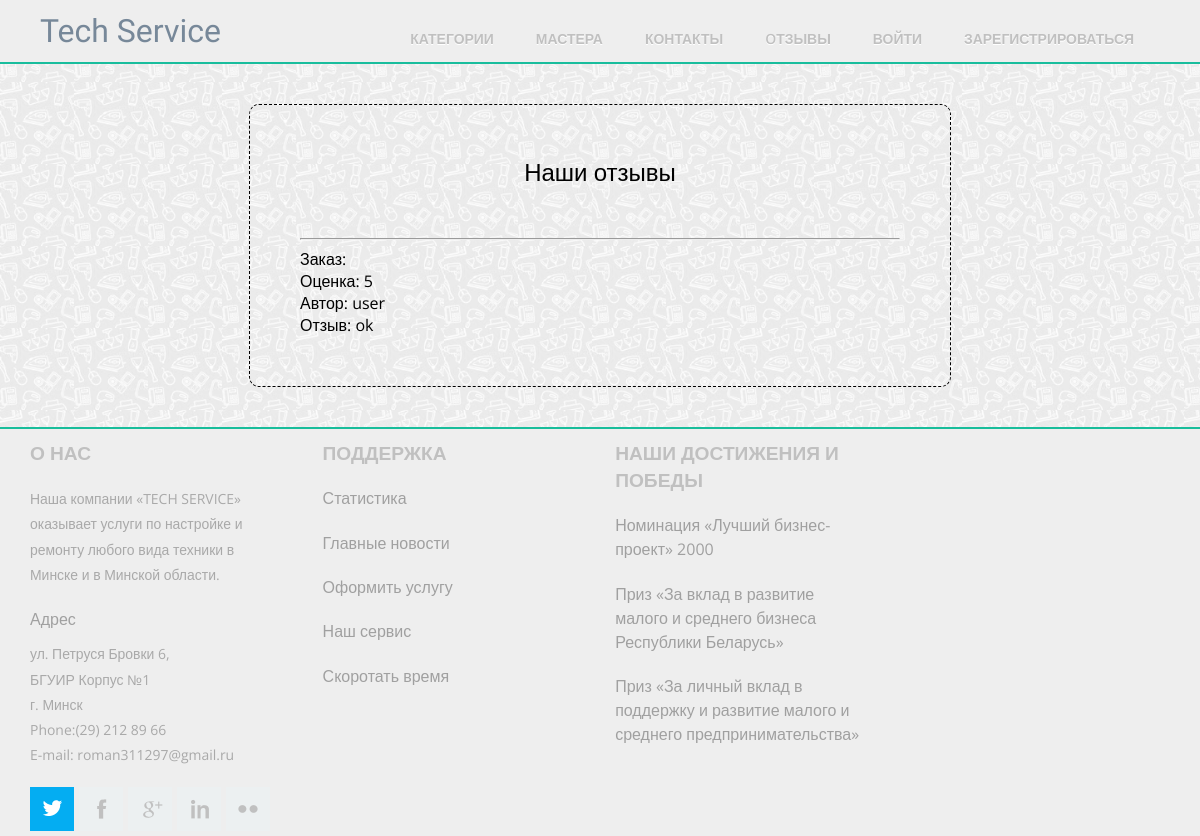
The app's page /feedback/, older data.
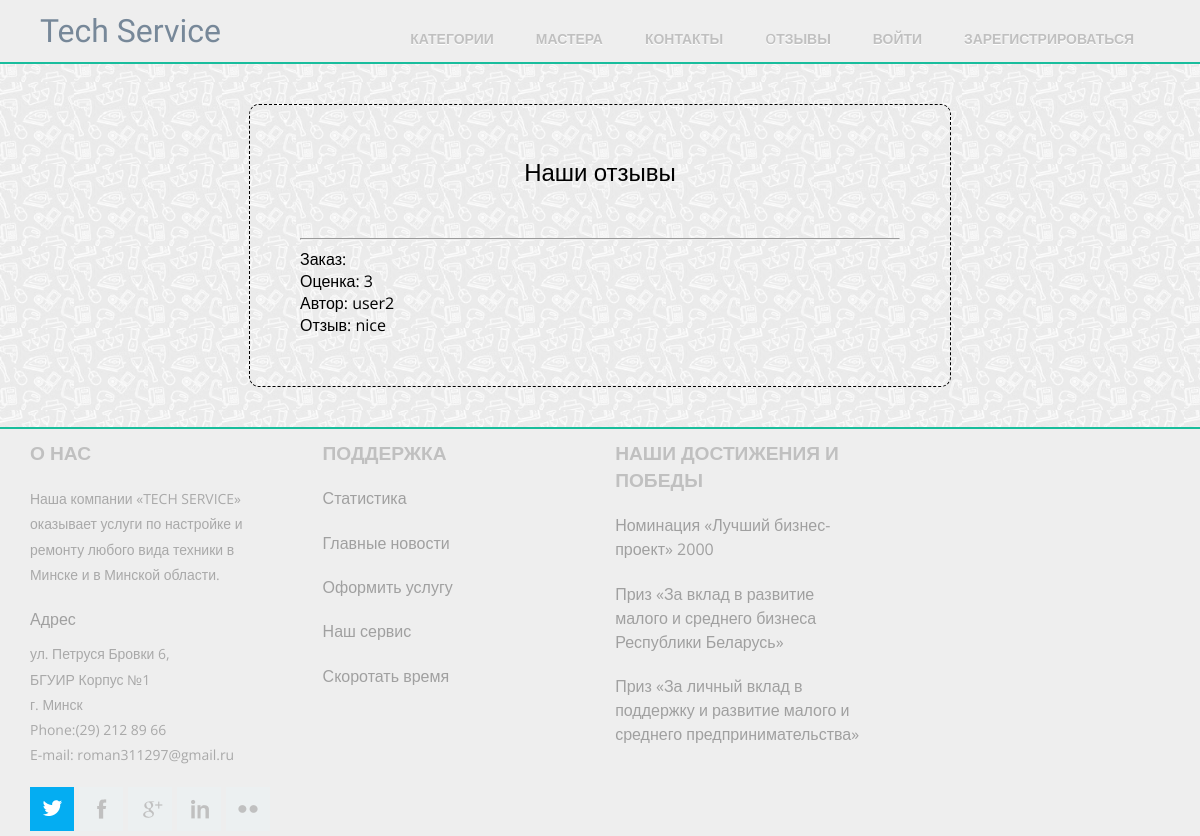
The same page, newer data.
### master_office/models.py (models this page shows, shortened)
class Order(models.Model):
    client = models.ForeignKey(User, on_delete=models.CASCADE)
    status = models.IntegerField(default=0)
    price = models.FloatField()
    begin_date = models.DateTimeField(auto_now=True)
    end_date = models.DateTimeField(blank=True, null=True)
    expected_date = models.DateTimeField(blank=True, null=True)
    rating = models.IntegerField(default=0, blank=True, null=True)
    feedback = models.TextField(blank=True, null=True)

### mainApp/views.py (the view)
# urls.py: url(r'^feedback/$', views.get_feedback, name="last_feedback"),
def get_feedback(request):
    orders = Order.objects.filter(status=1).exclude(feedback__isnull=True).order_by('-end_date')
    return render(request, 'mainApp/feedback.html', context={'orders': orders})

### mainApp/templates/mainApp/feedback.html
{% extends "mainApp/wrapper.html" %} {% block content %} {% load static %}
<div class="order">
    <p class="area-text-primary">Наши отзывы</p>
    {% for order in orders %}
        <hr>
        <h4>Заказ: </h4>
        <h4>Оценка: {{ order.rating }}</h4>
        <h4>Автор: {{ order.client.username }}</h4>
        <h4>Отзыв: {{ order.feedback }}</h4>
    {% endfor %}
</div>
{% endblock %}

Row changes from the older to the newer data that the page shows:
no longer on this page (row edited): Order: rating "5", client.username "user", feedback "ok"
now on this page (row edited): Order: rating "3", client.username "user2", feedback "nice"
